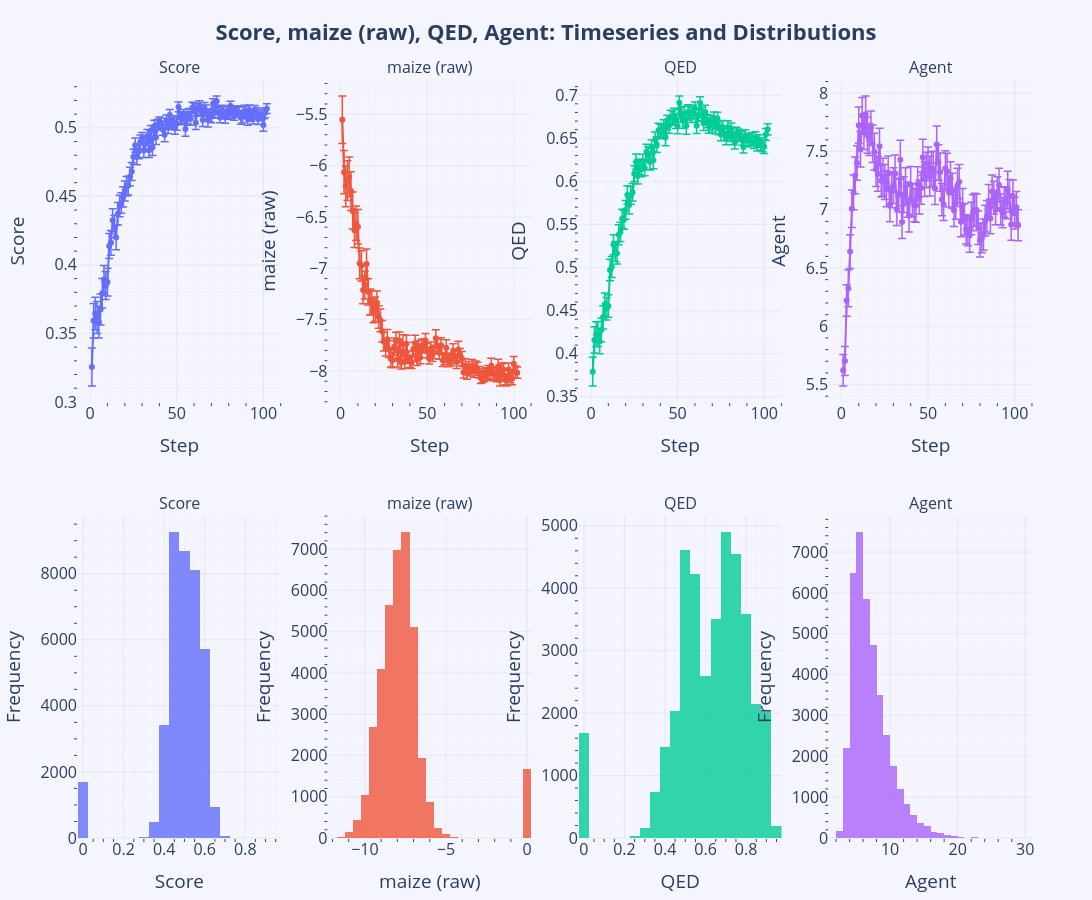

The notebook cell saved with this chart:
### Code cell
# Plotly combined timeseries (mean ± SE) and histogram plots for Score, maize (raw), QED, Agent with axis labels
import plotly.graph_objs as go
from plotly.subplots import make_subplots
import numpy as np

ordered_vars = ['Score', 'maize (raw)', 'QED', 'Agent']
n_total = len(outputResults)
colors = ['#636EFA', '#EF553B', '#00CC96', '#AB63FA']

fig = make_subplots(
    rows=2, cols=4,
    subplot_titles=[f"{v}" for v in ordered_vars] + [f"{v}" for v in ordered_vars],
    vertical_spacing=0.15
)

if 'step' in outputResults.columns:
    for i, var in enumerate(ordered_vars):
        if var in outputResults.columns:
            # Timeseries (mean ± SE)
            grouped = outputResults.groupby('step')[var]
            mean = grouped.mean()
            stderr = grouped.sem()
            fig.add_trace(
                go.Scatter(
                    x=mean.index,
                    y=mean.values,
                    mode='lines+markers',
                    name=f'{var} (mean)',
                    marker_color=colors[i],
                    error_y=dict(
                        type='data',
                        array=stderr.values,
                        visible=True,
                        color=colors[i],
                        thickness=1.5
                    ),
                    showlegend=False
                ),
                row=1, col=i+1
            )
            # Histogram
            fig.add_trace(
                go.Histogram(
                    x=outputResults[var],
                    nbinsx=30,
                    marker_color=colors[i],
                    opacity=0.8,
                    name=var,
                    showlegend=False
                ),
                row=2, col=i+1
            )
            # Add axis labels
            fig.update_xaxes(title_text='Step', row=1, col=i+1)
            fig.update_yaxes(title_text=var, row=1, col=i+1)
            fig.update_xaxes(title_text=var, row=2, col=i+1)
            fig.update_yaxes(title_text='Frequency', row=2, col=i+1)
    # Add minor ticks and grids
    for row in [1, 2]:
        for col in range(1, 5):
            fig.update_xaxes(
                row=row, col=col,
                showgrid=True, gridwidth=1, gridcolor='rgba(200,200,200,0.3)',
                minor=dict(ticks='outside', showgrid=True, gridwidth=0.5, gridcolor='rgba(220,220,220,0.2)')
            )
            fig.update_yaxes(
                row=row, col=col,
                showgrid=True, gridwidth=1, gridcolor='rgba(200,200,200,0.3)',
                minor=dict(ticks='outside', showgrid=True, gridwidth=0.5, gridcolor='rgba(220,220,220,0.2)')
            )
    fig.update_layout(
        title={
            'text': '<b>Score, maize (raw), QED, Agent: Timeseries and Distributions</b>',
            'x':0.5,
            'xanchor': 'center',
            'font': {'size': 22}
        },
        template='plotly_white',
        font=dict(size=16),
        height=900,
        width=1800,
        margin=dict(t=80, b=60, l=60, r=60),
        plot_bgcolor='rgba(245,245,255,1)',
        paper_bgcolor='rgba(245,245,255,1)'
    )
    fig.show()
else:
    print("The column 'step' is not present in outputResults.")

### Figure 1 — Plotly figure (JSON) as saved in the notebook; plotly's stock layout.template omitted (floating-point values rounded to 4 significant figures; data arrays with more than 128 entries replaced by an {"elided": "..."} marker saying what was removed)
{"data": [{"error_y": {"array": [0.01391, 0.01262, 0.01187, 0.01171, 0.01158, 0.01126, 0.01078, 0.01012, 0.01017, 0.01008, 0.009107, 0.009001, 0.008257, 0.008151, 0.008937, 0.008152, 0.007826, 0.007431, 0.007364, 0.007361, 0.007194, 0.006827, 0.006879, 0.006626, 0.005483, 0.005232, 0.005892, 0.005329, 0.00511, 0.004485, 0.005166, 0.005363, 0.004632, 0.005389, 0.003886, 0.005739, 0.004365, 0.005219, 0.003818, 0.003721, 0.003735, 0.00405, 0.005116, 0.004009, 0.004312, 0.004034, 0.004061, 0.004231, 0.004532, 0.004774, 0.003527, 0.004421, 0.004411, 0.00424, 0.005422, 0.00458, 0.004326, 0.00486, 0.003926, 0.00372, 0.005011, 0.003983, 0.003405, 0.003931, 0.004766, 0.004586, 0.004162, 0.005222, 0.004592, 0.00437, 0.003509, 0.004145, 0.003752, 0.003791, 0.003795, 0.004204, 0.004129, 0.004097, 0.00423, 0.003668, 0.003475, 0.004121, 0.004078, 0.003612, 0.003962, 0.003675, 0.004642, 0.004317, 0.004076, 0.004144, 0.004453, 0.003776, 0.003907, 0.004233, 0.003414, 0.00388, 0.004009, 0.004081, 0.00374, 0.004528, 0.003715, 0.00359], "color": "#636EFA", "thickness": 1.5, "type": "data", "visible": true}, "marker": {"color": "#636EFA"}, "mode": "lines+markers", "name": "Score (mean)", "showlegend": false, "x": [1, 2, 3, 4, 5, 6, 7, 8, 9, 10, 11, 12, 13, 14, 15, 16, 17, 18, 19, 20, 21, 22, 23, 24, 25, 26, 27, 28, 29, 30, 31, 32, 33, 34, 35, 36, 37, 38, 39, 40, 41, 42, 43, 44, 45, 46, 47, 48, 49, 50, 51, 52, 53, 54, 55, 56, 57, 58, 59, 60, 61, 62, 63, 64, 65, 66, 67, 68, 69, 70, 71, 72, 73, 74, 75, 76, 77, 78, 79, 80, 81, 82, 83, 84, 85, 86, 87, 88, 89, 90, 91, 92, 93, 94, 95, 96, 97, 98, 99, 100, 101, 102], "y": [0.3255, 0.3592, 0.3645, 0.3616, 0.3582, 0.3675, 0.3793, 0.3894, 0.385, 0.3875, 0.4139, 0.4161, 0.4326, 0.428, 0.4199, 0.4373, 0.4429, 0.4452, 0.4496, 0.4539, 0.4574, 0.4579, 0.4644, 0.4682, 0.4789, 0.4873, 0.4789, 0.4828, 0.4897, 0.4922, 0.4836, 0.4886, 0.4941, 0.4837, 0.4979, 0.4856, 0.5012, 0.4931, 0.5024, 0.5042, 0.5035, 0.4986, 0.4951, 0.5053, 0.5002, 0.5093, 0.5027, 0.5046, 0.4998, 0.5031, 0.5153, 0.5076, 0.5066, 0.5092, 0.4992, 0.5074, 0.5098, 0.5068, 0.5147, 0.5144, 0.5037, 0.5134, 0.5165, 0.5124, 0.5058, 0.514, 0.5124, 0.5058, 0.509, 0.5082, 0.5178, 0.5113, 0.5194, 0.5108, 0.5076, 0.5123, 0.5112, 0.5075, 0.5119, 0.51, 0.5159, 0.5109, 0.5097, 0.5125, 0.5118, 0.5114, 0.5073, 0.5081, 0.5123, 0.5115, 0.5064, 0.513, 0.5087, 0.5071, 0.5129, 0.511, 0.5064, 0.5095, 0.5097, 0.5021, 0.511, 0.514], "type": "scatter", "xaxis": "x", "yaxis": "y"}, {"marker": {"color": "#636EFA"}, "name": "Score", "nbinsx": 30, "opacity": 0.8, "showlegend": false, "x": {"elided": "38424 float values"}, "type": "histogram", "xaxis": "x5", "yaxis": "y5"}, {"error_y": {"array": [0.2311, 0.2109, 0.199, 0.1937, 0.1941, 0.1884, 0.1796, 0.1688, 0.1679, 0.1678, 0.1493, 0.1482, 0.135, 0.1351, 0.1457, 0.1296, 0.1267, 0.1165, 0.1183, 0.1185, 0.1147, 0.1104, 0.1103, 0.1038, 0.08968, 0.08355, 0.09666, 0.0814, 0.08207, 0.07213, 0.08467, 0.08548, 0.07622, 0.08518, 0.06301, 0.09053, 0.06886, 0.08143, 0.06002, 0.06035, 0.05696, 0.06606, 0.07802, 0.0562, 0.06633, 0.0623, 0.0648, 0.06547, 0.06925, 0.07056, 0.05599, 0.06629, 0.07119, 0.06589, 0.08282, 0.07065, 0.0646, 0.07463, 0.05947, 0.05629, 0.07678, 0.06158, 0.05328, 0.06263, 0.07, 0.06786, 0.06401, 0.07912, 0.0694, 0.06924, 0.05539, 0.0645, 0.05671, 0.05928, 0.05734, 0.06413, 0.06374, 0.06098, 0.06335, 0.05595, 0.05537, 0.06018, 0.06257, 0.05967, 0.06155, 0.05787, 0.07299, 0.06565, 0.06057, 0.0642, 0.06943, 0.05652, 0.06193, 0.06682, 0.05031, 0.05994, 0.06361, 0.06253, 0.05774, 0.07219, 0.05867, 0.05476], "color": "#EF553B", "thickness": 1.5, "type": "data", "visible": true}, "marker": {"color": "#EF553B"}, "mode": "lines+markers", "name": "maize (raw) (mean)", "showlegend": false, "x": [1, 2, 3, 4, 5, 6, 7, 8, 9, 10, 11, 12, 13, 14, 15, 16, 17, 18, 19, 20, 21, 22, 23, 24, 25, 26, 27, 28, 29, 30, 31, 32, 33, 34, 35, 36, 37, 38, 39, 40, 41, 42, 43, 44, 45, 46, 47, 48, 49, 50, 51, 52, 53, 54, 55, 56, 57, 58, 59, 60, 61, 62, 63, 64, 65, 66, 67, 68, 69, 70, 71, 72, 73, 74, 75, 76, 77, 78, 79, 80, 81, 82, 83, 84, 85, 86, 87, 88, 89, 90, 91, 92, 93, 94, 95, 96, 97, 98, 99, 100, 101, 102], "y": [-5.555, -6.064, -6.202, -6.147, -6.11, -6.248, -6.437, -6.63, -6.561, -6.596, -6.951, -6.976, -7.211, -7.165, -6.959, -7.229, -7.328, -7.334, -7.413, -7.398, -7.336, -7.474, -7.507, -7.613, -7.716, -7.77, -7.692, -7.788, -7.88, -7.895, -7.764, -7.708, -7.885, -7.706, -7.919, -7.738, -7.907, -7.735, -7.867, -7.906, -7.918, -7.785, -7.729, -7.89, -7.769, -7.868, -7.753, -7.758, -7.704, -7.804, -7.876, -7.785, -7.837, -7.816, -7.681, -7.759, -7.821, -7.75, -7.896, -7.884, -7.773, -7.897, -7.883, -7.89, -7.805, -7.854, -7.912, -7.791, -7.849, -7.879, -8.012, -7.946, -8.024, -7.968, -7.992, -7.952, -7.997, -7.963, -7.979, -8.012, -8.067, -8.053, -8.039, -8.029, -8.009, -8.025, -7.948, -8.03, -8.024, -8.041, -7.955, -8.09, -7.994, -7.986, -8.084, -8.086, -7.987, -8.052, -8.076, -7.93, -8.011, -8.016], "type": "scatter", "xaxis": "x2", "yaxis": "y2"}, {"marker": {"color": "#EF553B"}, "name": "maize (raw)", "nbinsx": 30, "opacity": 0.8, "showlegend": false, "x": {"elided": "38424 float values"}, "type": "histogram", "xaxis": "x6", "yaxis": "y6"}, {"error_y": {"array": [0.0167, 0.01522, 0.01454, 0.01448, 0.01427, 0.01399, 0.01353, 0.013, 0.01303, 0.01308, 0.01238, 0.01227, 0.01166, 0.01151, 0.01261, 0.01163, 0.01121, 0.01103, 0.01114, 0.011, 0.01081, 0.01042, 0.01025, 0.01022, 0.009194, 0.008912, 0.009452, 0.008916, 0.008652, 0.008268, 0.008958, 0.009141, 0.00881, 0.009306, 0.008136, 0.009813, 0.008933, 0.009102, 0.008195, 0.008133, 0.008059, 0.008755, 0.009292, 0.008393, 0.008655, 0.008363, 0.00843, 0.00852, 0.008825, 0.008754, 0.007791, 0.008403, 0.008632, 0.008311, 0.009457, 0.008663, 0.008488, 0.008786, 0.007748, 0.007886, 0.009045, 0.007693, 0.007299, 0.007919, 0.008491, 0.008117, 0.007641, 0.008762, 0.008336, 0.008096, 0.007007, 0.007617, 0.007058, 0.007349, 0.007477, 0.007584, 0.007432, 0.007541, 0.00746, 0.007032, 0.006934, 0.00725, 0.007219, 0.006809, 0.006935, 0.006771, 0.007927, 0.007198, 0.007062, 0.006955, 0.007793, 0.007053, 0.00695, 0.007078, 0.006665, 0.007219, 0.007319, 0.007194, 0.006902, 0.007897, 0.006967, 0.006562], "color": "#00CC96", "thickness": 1.5, "type": "data", "visible": true}, "marker": {"color": "#00CC96"}, "mode": "lines+markers", "name": "QED (mean)", "showlegend": false, "x": [1, 2, 3, 4, 5, 6, 7, 8, 9, 10, 11, 12, 13, 14, 15, 16, 17, 18, 19, 20, 21, 22, 23, 24, 25, 26, 27, 28, 29, 30, 31, 32, 33, 34, 35, 36, 37, 38, 39, 40, 41, 42, 43, 44, 45, 46, 47, 48, 49, 50, 51, 52, 53, 54, 55, 56, 57, 58, 59, 60, 61, 62, 63, 64, 65, 66, 67, 68, 69, 70, 71, 72, 73, 74, 75, 76, 77, 78, 79, 80, 81, 82, 83, 84, 85, 86, 87, 88, 89, 90, 91, 92, 93, 94, 95, 96, 97, 98, 99, 100, 101, 102], "y": [0.3792, 0.4161, 0.4227, 0.4228, 0.4141, 0.4276, 0.4422, 0.4574, 0.4522, 0.4555, 0.4971, 0.5007, 0.5265, 0.5186, 0.5167, 0.538, 0.5413, 0.5567, 0.5555, 0.5669, 0.5842, 0.5725, 0.5838, 0.5874, 0.6089, 0.6228, 0.6063, 0.617, 0.6142, 0.6232, 0.6156, 0.634, 0.6311, 0.6225, 0.6399, 0.6245, 0.6483, 0.6426, 0.6592, 0.6583, 0.6577, 0.6628, 0.6508, 0.6683, 0.6645, 0.6743, 0.6736, 0.6763, 0.6701, 0.6642, 0.6912, 0.6774, 0.6702, 0.6789, 0.6643, 0.6804, 0.6797, 0.6773, 0.6805, 0.6844, 0.6646, 0.6771, 0.6911, 0.6782, 0.6674, 0.6802, 0.67, 0.6645, 0.6683, 0.6653, 0.6734, 0.6627, 0.673, 0.6614, 0.6545, 0.6631, 0.6548, 0.65, 0.6628, 0.6534, 0.6608, 0.6497, 0.6449, 0.6561, 0.6539, 0.6529, 0.6497, 0.64, 0.6529, 0.6472, 0.6482, 0.6482, 0.6498, 0.6452, 0.6509, 0.6426, 0.6468, 0.6434, 0.6414, 0.6403, 0.6543, 0.6604], "type": "scatter", "xaxis": "x3", "yaxis": "y3"}, {"marker": {"color": "#00CC96"}, "name": "QED", "nbinsx": 30, "opacity": 0.8, "showlegend": false, "x": {"elided": "38424 float values"}, "type": "histogram", "xaxis": "x7", "yaxis": "y7"}, {"error_y": {"array": [0.1349, 0.1251, 0.1355, 0.1579, 0.1446, 0.1603, 0.1495, 0.1576, 0.1477, 0.1552, 0.1511, 0.1534, 0.1461, 0.1563, 0.1543, 0.1367, 0.1432, 0.1603, 0.1581, 0.1469, 0.1489, 0.1552, 0.14, 0.1604, 0.1509, 0.155, 0.1503, 0.1488, 0.1535, 0.1536, 0.1577, 0.1411, 0.1446, 0.1676, 0.1416, 0.1531, 0.1563, 0.1507, 0.1413, 0.1557, 0.1417, 0.1431, 0.143, 0.1479, 0.1458, 0.1378, 0.1527, 0.1499, 0.1524, 0.145, 0.1708, 0.1505, 0.1507, 0.1376, 0.1596, 0.1518, 0.1637, 0.1385, 0.1368, 0.1502, 0.1566, 0.1348, 0.1402, 0.1499, 0.1364, 0.1363, 0.1464, 0.1471, 0.1302, 0.1405, 0.1337, 0.1253, 0.1278, 0.143, 0.1401, 0.1549, 0.1405, 0.1374, 0.143, 0.1459, 0.1257, 0.1337, 0.1326, 0.1348, 0.1412, 0.1305, 0.1416, 0.142, 0.1297, 0.1335, 0.1441, 0.1331, 0.1301, 0.1283, 0.1376, 0.1595, 0.139, 0.1339, 0.1377, 0.1363, 0.1348, 0.1328], "color": "#AB63FA", "thickness": 1.5, "type": "data", "visible": true}, "marker": {"color": "#AB63FA"}, "mode": "lines+markers", "name": "Agent (mean)", "showlegend": false, "x": [1, 2, 3, 4, 5, 6, 7, 8, 9, 10, 11, 12, 13, 14, 15, 16, 17, 18, 19, 20, 21, 22, 23, 24, 25, 26, 27, 28, 29, 30, 31, 32, 33, 34, 35, 36, 37, 38, 39, 40, 41, 42, 43, 44, 45, 46, 47, 48, 49, 50, 51, 52, 53, 54, 55, 56, 57, 58, 59, 60, 61, 62, 63, 64, 65, 66, 67, 68, 69, 70, 71, 72, 73, 74, 75, 76, 77, 78, 79, 80, 81, 82, 83, 84, 85, 86, 87, 88, 89, 90, 91, 92, 93, 94, 95, 96, 97, 98, 99, 100, 101, 102], "y": [5.622, 5.703, 6.222, 6.325, 6.641, 7.009, 7.149, 7.295, 7.4, 7.726, 7.517, 7.809, 7.663, 7.819, 7.639, 7.603, 7.704, 7.566, 7.499, 7.347, 7.308, 7.545, 7.249, 7.281, 7.238, 7.18, 7.312, 7.045, 7.171, 7.208, 7.311, 7.007, 7.126, 7.429, 6.895, 7.129, 7.205, 7.087, 6.951, 7.216, 7.081, 7.041, 7.036, 7.221, 7.109, 7.186, 7.451, 7.263, 7.342, 7.394, 7.289, 7.349, 7.349, 7.182, 7.56, 7.406, 7.324, 7.088, 7.045, 7.357, 7.329, 7.158, 7.271, 7.162, 6.993, 7.055, 7.21, 7.241, 6.898, 7.041, 6.918, 6.832, 6.818, 6.778, 6.925, 6.974, 7.001, 6.998, 6.846, 6.741, 6.756, 6.787, 6.907, 6.944, 7.076, 6.925, 7.156, 7.102, 7.001, 7.15, 7.212, 7.003, 6.975, 7.064, 7.06, 7.171, 7.12, 6.873, 7.118, 6.971, 7.021, 6.866], "type": "scatter", "xaxis": "x4", "yaxis": "y4"}, {"marker": {"color": "#AB63FA"}, "name": "Agent", "nbinsx": 30, "opacity": 0.8, "showlegend": false, "x": {"elided": "38424 float values"}, "type": "histogram", "xaxis": "x8", "yaxis": "y8"}], "layout": {"xaxis": {"anchor": "y", "domain": [0.0, 0.2125], "title": {"text": "Step"}, "minor": {"ticks": "outside", "showgrid": true, "gridwidth": 0.5, "gridcolor": "rgba(220,220,220,0.2)"}, "showgrid": true, "gridwidth": 1, "gridcolor": "rgba(200,200,200,0.3)"}, "yaxis": {"anchor": "x", "domain": [0.575, 1.0], "title": {"text": "Score"}, "minor": {"ticks": "outside", "showgrid": true, "gridwidth": 0.5, "gridcolor": "rgba(220,220,220,0.2)"}, "showgrid": true, "gridwidth": 1, "gridcolor": "rgba(200,200,200,0.3)"}, "xaxis2": {"anchor": "y2", "domain": [0.2625, 0.475], "title": {"text": "Step"}, "minor": {"ticks": "outside", "showgrid": true, "gridwidth": 0.5, "gridcolor": "rgba(220,220,220,0.2)"}, "showgrid": true, "gridwidth": 1, "gridcolor": "rgba(200,200,200,0.3)"}, "yaxis2": {"anchor": "x2", "domain": [0.575, 1.0], "title": {"text": "maize (raw)"}, "minor": {"ticks": "outside", "showgrid": true, "gridwidth": 0.5, "gridcolor": "rgba(220,220,220,0.2)"}, "showgrid": true, "gridwidth": 1, "gridcolor": "rgba(200,200,200,0.3)"}, "xaxis3": {"anchor": "y3", "domain": [0.525, 0.7375], "title": {"text": "Step"}, "minor": {"ticks": "outside", "showgrid": true, "gridwidth": 0.5, "gridcolor": "rgba(220,220,220,0.2)"}, "showgrid": true, "gridwidth": 1, "gridcolor": "rgba(200,200,200,0.3)"}, "yaxis3": {"anchor": "x3", "domain": [0.575, 1.0], "title": {"text": "QED"}, "minor": {"ticks": "outside", "showgrid": true, "gridwidth": 0.5, "gridcolor": "rgba(220,220,220,0.2)"}, "showgrid": true, "gridwidth": 1, "gridcolor": "rgba(200,200,200,0.3)"}, "xaxis4": {"anchor": "y4", "domain": [0.7875, 1.0], "title": {"text": "Step"}, "minor": {"ticks": "outside", "showgrid": true, "gridwidth": 0.5, "gridcolor": "rgba(220,220,220,0.2)"}, "showgrid": true, "gridwidth": 1, "gridcolor": "rgba(200,200,200,0.3)"}, "yaxis4": {"anchor": "x4", "domain": [0.575, 1.0], "title": {"text": "Agent"}, "minor": {"ticks": "outside", "showgrid": true, "gridwidth": 0.5, "gridcolor": "rgba(220,220,220,0.2)"}, "showgrid": true, "gridwidth": 1, "gridcolor": "rgba(200,200,200,0.3)"}, "xaxis5": {"anchor": "y5", "domain": [0.0, 0.2125], "title": {"text": "Score"}, "minor": {"ticks": "outside", "showgrid": true, "gridwidth": 0.5, "gridcolor": "rgba(220,220,220,0.2)"}, "showgrid": true, "gridwidth": 1, "gridcolor": "rgba(200,200,200,0.3)"}, "yaxis5": {"anchor": "x5", "domain": [0.0, 0.425], "title": {"text": "Frequency"}, "minor": {"ticks": "outside", "showgrid": true, "gridwidth": 0.5, "gridcolor": "rgba(220,220,220,0.2)"}, "showgrid": true, "gridwidth": 1, "gridcolor": "rgba(200,200,200,0.3)"}, "xaxis6": {"anchor": "y6", "domain": [0.2625, 0.475], "title": {"text": "maize (raw)"}, "minor": {"ticks": "outside", "showgrid": true, "gridwidth": 0.5, "gridcolor": "rgba(220,220,220,0.2)"}, "showgrid": true, "gridwidth": 1, "gridcolor": "rgba(200,200,200,0.3)"}, "yaxis6": {"anchor": "x6", "domain": [0.0, 0.425], "title": {"text": "Frequency"}, "minor": {"ticks": "outside", "showgrid": true, "gridwidth": 0.5, "gridcolor": "rgba(220,220,220,0.2)"}, "showgrid": true, "gridwidth": 1, "gridcolor": "rgba(200,200,200,0.3)"}, "xaxis7": {"anchor": "y7", "domain": [0.525, 0.7375], "title": {"text": "QED"}, "minor": {"ticks": "outside", "showgrid": true, "gridwidth": 0.5, "gridcolor": "rgba(220,220,220,0.2)"}, "showgrid": true, "gridwidth": 1, "gridcolor": "rgba(200,200,200,0.3)"}, "yaxis7": {"anchor": "x7", "domain": [0.0, 0.425], "title": {"text": "Frequency"}, "minor": {"ticks": "outside", "showgrid": true, "gridwidth": 0.5, "gridcolor": "rgba(220,220,220,0.2)"}, "showgrid": true, "gridwidth": 1, "gridcolor": "rgba(200,200,200,0.3)"}, "xaxis8": {"anchor": "y8", "domain": [0.7875, 1.0], "title": {"text": "Agent"}, "minor": {"ticks": "outside", "showgrid": true, "gridwidth": 0.5, "gridcolor": "rgba(220,220,220,0.2)"}, "showgrid": true, "gridwidth": 1, "gridcolor": "rgba(200,200,200,0.3)"}, "yaxis8": {"anchor": "x8", "domain": [0.0, 0.425], "title": {"text": "Frequency"}, "minor": {"ticks": "outside", "showgrid": true, "gridwidth": 0.5, "gridcolor": "rgba(220,220,220,0.2)"}, "showgrid": true, "gridwidth": 1, "gridcolor": "rgba(200,200,200,0.3)"}, "annotations": [{"font": {"size": 16}, "showarrow": false, "text": "Score", "x": 0.1062, "xanchor": "center", "xref": "paper", "y": 1.0, "yanchor": "bottom", "yref": "paper"}, {"font": {"size": 16}, "showarrow": false, "text": "maize (raw)", "x": 0.3688, "xanchor": "center", "xref": "paper", "y": 1.0, "yanchor": "bottom", "yref": "paper"}, {"font": {"size": 16}, "showarrow": false, "text": "QED", "x": 0.6313, "xanchor": "center", "xref": "paper", "y": 1.0, "yanchor": "bottom", "yref": "paper"}, {"font": {"size": 16}, "showarrow": false, "text": "Agent", "x": 0.8938, "xanchor": "center", "xref": "paper", "y": 1.0, "yanchor": "bottom", "yref": "paper"}, {"font": {"size": 16}, "showarrow": false, "text": "Score", "x": 0.1062, "xanchor": "center", "xref": "paper", "y": 0.425, "yanchor": "bottom", "yref": "paper"}, {"font": {"size": 16}, "showarrow": false, "text": "maize (raw)", "x": 0.3688, "xanchor": "center", "xref": "paper", "y": 0.425, "yanchor": "bottom", "yref": "paper"}, {"font": {"size": 16}, "showarrow": false, "text": "QED", "x": 0.6313, "xanchor": "center", "xref": "paper", "y": 0.425, "yanchor": "bottom", "yref": "paper"}, {"font": {"size": 16}, "showarrow": false, "text": "Agent", "x": 0.8938, "xanchor": "center", "xref": "paper", "y": 0.425, "yanchor": "bottom", "yref": "paper"}], "title": {"font": {"size": 22}, "text": "<b>Score, maize (raw), QED, Agent: Timeseries and Distributions</b>", "x": 0.5, "xanchor": "center"}, "font": {"size": 16}, "margin": {"t": 80, "b": 60, "l": 60, "r": 60}, "height": 900, "width": 1800, "plot_bgcolor": "rgba(245,245,255,1)", "paper_bgcolor": "rgba(245,245,255,1)"}}
